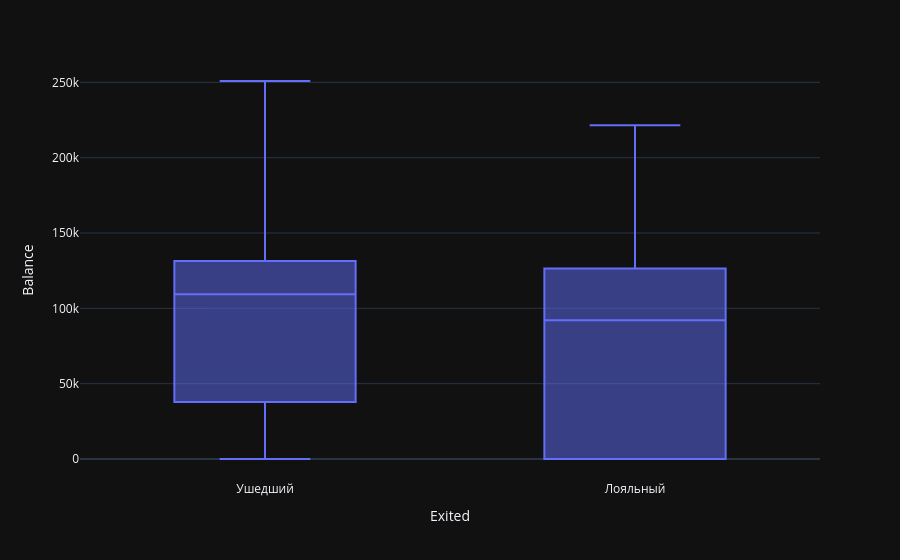

The notebook cell saved with this chart:
### Markdown cell above
#### 9.3. Посмотрите на распределение баланса клиента в разрезе признака оттока. Как различаются суммы на накопительном счёте ушедших и лояльных клиентов? Подумайте и напишите, с чем это может быть связано, что может не устраивать ушедших клиентов в банке.

### Code cell
fig_3 = px.box(
    data_frame=churn_data,
    x='Exited',
    y='Balance'    
)
fig_3

### Figure 1 — Plotly figure (JSON) as saved in the notebook; plotly's stock layout.template omitted (floating-point values rounded to 4 significant figures; data arrays with more than 128 entries replaced by an {"elided": "..."} marker saying what was removed)
{"data": [{"alignmentgroup": "True", "hovertemplate": "Exited=%{x}<br>Balance=%{y}<extra></extra>", "legendgroup": "", "marker": {"color": "#636efa"}, "name": "", "notched": false, "offsetgroup": "", "orientation": "v", "showlegend": false, "x": {"elided": "10000 str values"}, "x0": " ", "xaxis": "x", "y": {"elided": "10000 float values"}, "y0": " ", "yaxis": "y", "type": "box"}], "layout": {"xaxis": {"anchor": "y", "domain": [0.0, 1.0], "title": {"text": "Exited"}}, "yaxis": {"anchor": "x", "domain": [0.0, 1.0], "title": {"text": "Balance"}}, "legend": {"tracegroupgap": 0}, "margin": {"t": 60}, "boxmode": "group"}}
